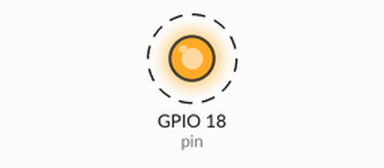
Recording of a program running on a simulated Raspberry Pi (BCM pin numbers). Shown: output pins drawn as LEDs (lit = HIGH). Dashed ring = blinking.

Above: at 0.05 s.
Timing chart, 0 to 3.0 s (numbered marks = the images above):
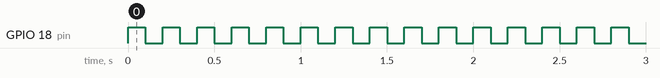

Measured:
- by itself, GPIO 18 (pin): alternates HIGH for 0.10 s and LOW for 0.10 s

The program:

GPIO1.py
```python
import RPi.GPIO as GPIO
import time

stime = 0.1
pin = 18
GPIO.setmode(GPIO.BCM)
GPIO.setup(pin, GPIO.OUT)
while True:
    GPIO.output(pin, 1)
    time.sleep(stime)
    GPIO.output(pin, 0)
    time.sleep(stime)
GPIO.cleanup()
```
